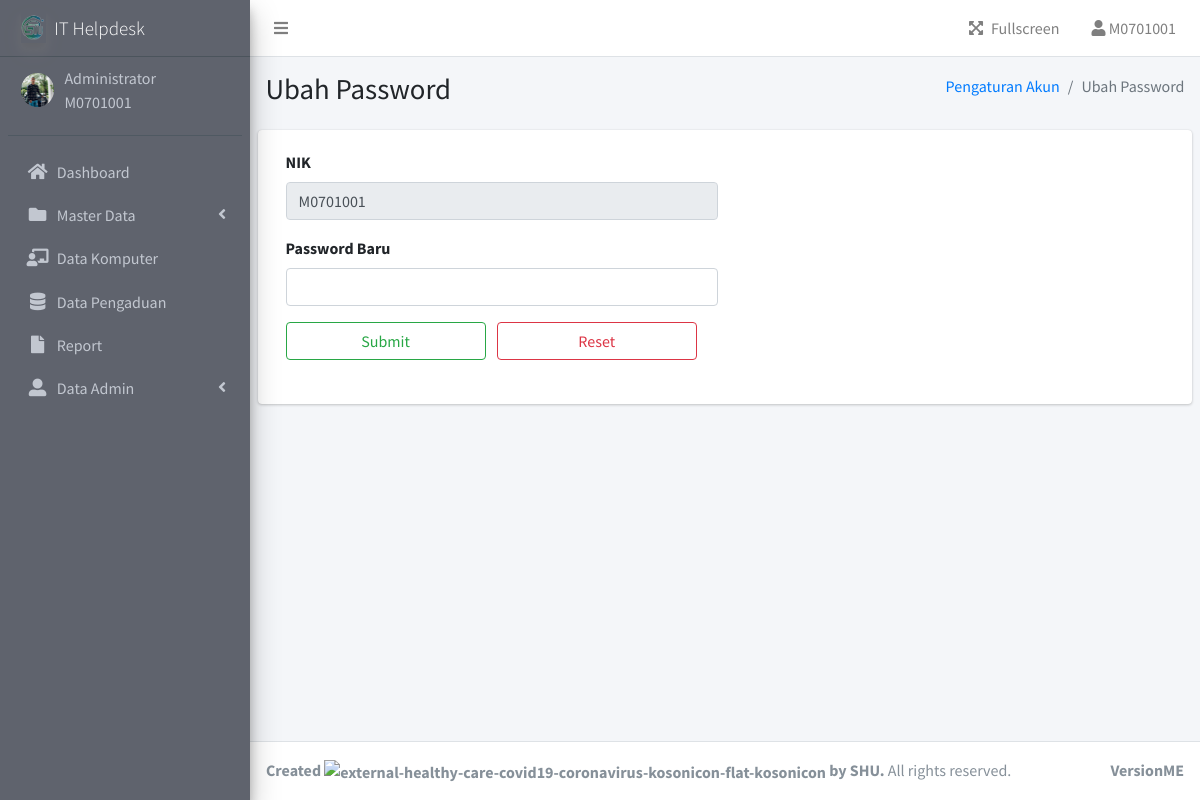
Page /admin/ubah-pw.php (signed in) on the committed database.
### tables this page shows
CREATE TABLE `user` (
  `user_id` varchar(16) NOT NULL,
  `username` varchar(20) NOT NULL,
  `password` varchar(255) NOT NULL,
  `Role` varchar(30) NOT NULL,
  `img` varchar(255) NOT NULL,
  `status` tinyint(4) NOT NULL
);

### function.php (called while the page is built, shortened)
<?php
$db_host = "localhost";
$db_user = "root";
$db_pass = "";
$db_name = "db_helpdesk";
$conn = mysqli_connect($db_host, $db_user, $db_pass, $db_name);
function query($query)
{
    global $conn;
    $result = mysqli_query($conn, $query);
    $rows = [];
    while ($row = mysqli_fetch_assoc($result)) {
        $rows[] = $row;
    }
    return $rows;
}

### admin/ubah-pw.php (the view, shortened to what this page needs)
<?php
include "templates/header.php";
include "templates/sidebar.php";
$id = $_SESSION['login']['user_id'];
$data = query("SELECT * FROM user WHERE user_id = '$id'")[0];
?>
<div class="content-wrapper">
  <section class="content-header">
    <div class="container-fluid">
      <div class="row mb-2">
        <div class="col-sm-6">
          <h1>Ubah Password</h1>
        </div>
        <div class="col-sm-6">
          <ol class="breadcrumb float-sm-right">
            <li class="breadcrumb-item"><a href="#">Pengaturan Akun</a></li>
            <li class="breadcrumb-item active">Ubah Password</li>
          </ol>
        </div>
      </div>
    </div>
  </section>
  <section class="content">
    <div class="card">
      <div class="card-body">
        <form action="" method="POST">
          <div class="col-md-6">
            <div class="form-group">
              <label for="id">NIK</label>
              <input type="text" class="form-control" name="id" value="<?= $data['user_id']; ?>" readonly style="cursor: default;">
            </div>
          </div>
          <div class="col-md-6">
            <div class="form-group">
              <label for="password_baru">Password Baru</label>
              <input type="password" class="form-control" name="password_baru">
            </div>
          </div>
          <div class="col-md-6">
            <div class="form-group">
              <button class="btn btn-outline-success mr-2 mb-2" value="submit" name="submit" style="width: 200px;">Submit</button>
              <button class="btn btn-outline-danger mb-2" name="reset" style="width: 200px;">Reset</button>
            </div>
          </div>
        </form>
      </div>
    </div>
  </section>
</div>
<?php
include "templates/footer.php";
?>

### admin/templates/header.php (shortened to what this page needs)
<?php
include '../function.php';
?>
<!DOCTYPE html>
<html lang="en">
<head>
  <link rel="stylesheet" href="../assets/plugins/fontawesome-free/css/all.min.css">
  <link rel="stylesheet" href="../assets/plugins/datatables-bs4/css/dataTables.bootstrap4.min.css">
  <link rel="stylesheet" href="../assets/plugins/datatables-buttons/css/buttons.bootstrap4.min.css">
  <link rel="stylesheet" href="../assets/plugins/datatables-responsive/css/responsive.bootstrap4.min.css">
  <link rel="stylesheet" href="../assets/dist/css/adminlte.min.css">
  <link rel="stylesheet" href="../assets/plugins/jquery-ui/jquery-ui.min.css">
</head>
<body class="hold-transition sidebar-mini">
  <div class="wrapper">
<nav class="main-header navbar navbar-expand navbar-white navbar-light">
  <ul class="navbar-nav">
    <li class="nav-item">
      <a class="nav-link" data-widget="pushmenu" href="#" role="button"><i class="fas fa-bars"></i></a>
    </li>
  </ul>
  <ul class="navbar-nav ml-auto">
    <li class="nav-item">
      <a class="nav-link" data-widget="fullscreen" href="#" role="button">
        <i class="fas fa-expand-arrows-alt mr-2"></i>Fullscreen
      </a>
    </li>
    <li class="nav-item dropdown">
      <a class="nav-link" data-toggle="dropdown" href="#">
        <i class="fas fa-user"></i>
        <span class="d-none d-md-inline"><?= $_SESSION["login"]["user_id"] ?></span>
      </a>
    </li>
  </ul>
</nav>
    <aside class="main-sidebar sidebar-dark-primary elevation-4">
      <a href="index.php" class="brand-link">
        <img src="../../assets/img/newagain.png" alt="IT Helpdesk" class="brand-image elevation-3" style="filter: drop-shadow(0px 0px 0px white);opacity: .8" >
        <span class="brand-text font-weight-light" style="font-size: 19px;">IT Helpdesk</span>
      </a>
      <div class="sidebar">
        <div class="user-panel mt-3 pb-3 mb-3 d-flex">
          <div class="image">
            <?php
            $id = $_SESSION["login"]["user_id"];
            $data = query("SELECT * FROM user WHERE user_id = '$id'")[0];
            ?>
            <img src="../assets/img/profile/<?= $data['img']; ?> " class="img-circle" alt="User Image">
          </div>
          <div class="info">
            <a class="d-block" style="cursor: default; margin-top:-12px;"><?= $_SESSION["login"]["Role"] ?></a>
            <a class="d-block" style="cursor: default;"><?= $_SESSION["login"]["user_id"] ?></a>
          </div>
        </div>

### admin/templates/header.php (style rules this page uses)
.main-sidebar { background-color: rgb(95, 99, 109) ; color:#c2c7d0; }

### rows in the picture
user: img (picture), id "M0701001"

### other values in the picture
$_SESSION["login"]["user_id"] "M0701001"
$_SESSION["login"]["Role"] "Administrator"
